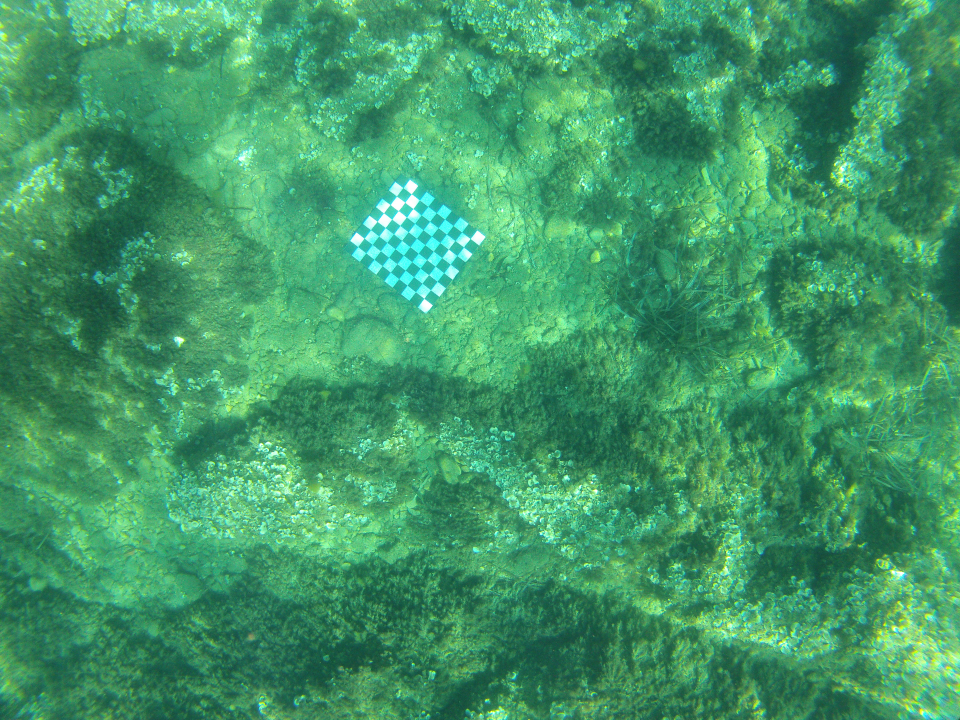
#> input picture bd_projet_scia/damier/G0010019.JPG, 3840 x 2880 px (shown at 1/4 size); its folder holds only this picture in this run
$ python test.py
#> lines starting #> are read from the running program, lines starting #| are printed output that depends on the picture
import numpy as np
import cv2
import glob

# termination criteria
criteria = (cv2.TERM_CRITERIA_EPS + cv2.TERM_CRITERIA_MAX_ITER, 30, 0.001)

# prepare object points, like (0,0,0), (1,0,0), (2,0,0) ....,(6,5,0)
objp = np.zeros((6*7,3), np.float32)
objp[:,:2] = np.mgrid[0:7,0:6].T.reshape(-1,2)

# Arrays to store object points and image points from all the images.
objpoints = [] # 3d point in real world space
imgpoints = [] # 2d points in image plane.

images = glob.glob('bd_projet_scia/damier/*')

for fname in images:
    print('begin:', fname)
    img = cv2.imread(fname)
#> img is the input picture: shape (2880, 3840, 3); mean B, G, R 103.5, 151.8, 65

    scale_percent = 30 # percent of original size
    width = int(img.shape[1] * scale_percent / 100)
#> width = 1152
    height = int(img.shape[0] * scale_percent / 100)
#> height = 864
    dim = (width, height)
#> dim = (1152, 864)
    # resize image
    resized = cv2.resize(img, dim, interpolation = cv2.INTER_AREA)
    gray = cv2.cvtColor(resized,cv2.COLOR_BGR2GRAY)
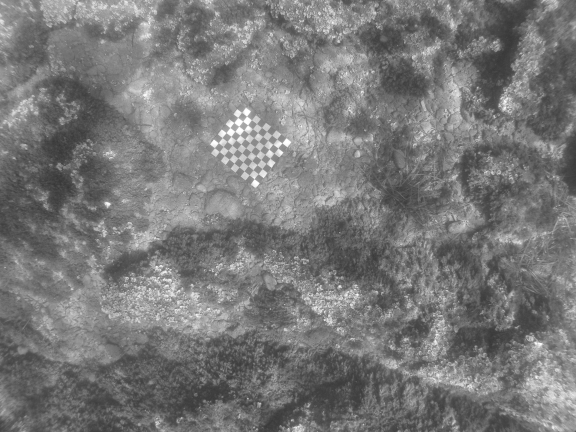
#> gray: shape (864, 1152) (shown at 1/2 size); min 52, max 255, mean 120.3

    kernel_size = 3
    blur_gray = cv2.GaussianBlur(gray,(kernel_size, kernel_size),0)
    # Find the chess board corners

    ret, corners = cv2.findChessboardCorners(blur_gray, (8,9),None)
#> ret = False; corners = None
    ret2, corners2 = cv2.findChessboardCorners(blur_gray, (9, 8),None)
#> ret2 = False; corners2 = None

    # If found, add object points, image points (after refining them)
    if ret == True or ret2 == True:
        print('ok detected')
        # [11 lines of commented-out code are left out]

$ run again, on bd_projet_scia/damier/G0010092.JPG
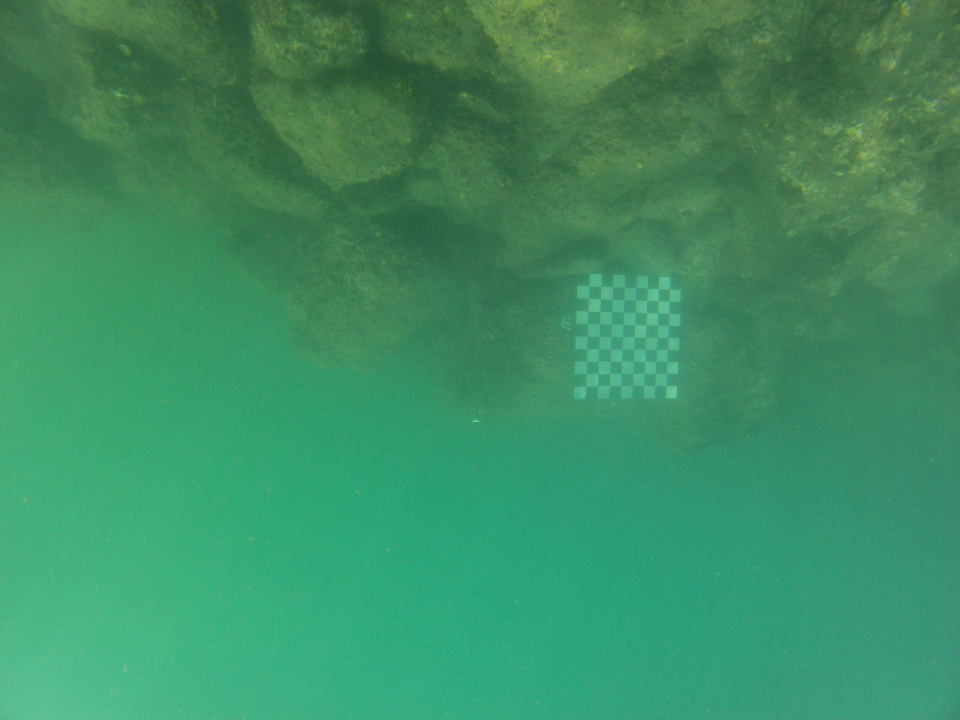
#> input picture bd_projet_scia/damier/G0010092.JPG, 3840 x 2880 px (shown at 1/4 size)
#> img is the input picture: shape (2880, 3840, 3); mean B, G, R 99.6, 142.3, 60.5
#> `gray = cv2.cvtColor(resized,cv2.COLOR_BGR2GRAY)`:
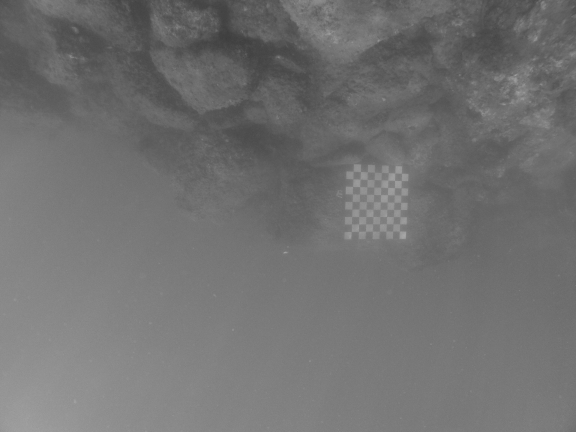
#> gray: shape (864, 1152) (shown at 1/2 size); min 57, max 182, mean 113
#> ret = False; corners = None
#> ret2 = False; corners2 = None

$ run again, on bd_projet_scia/damier/G0010113.JPG
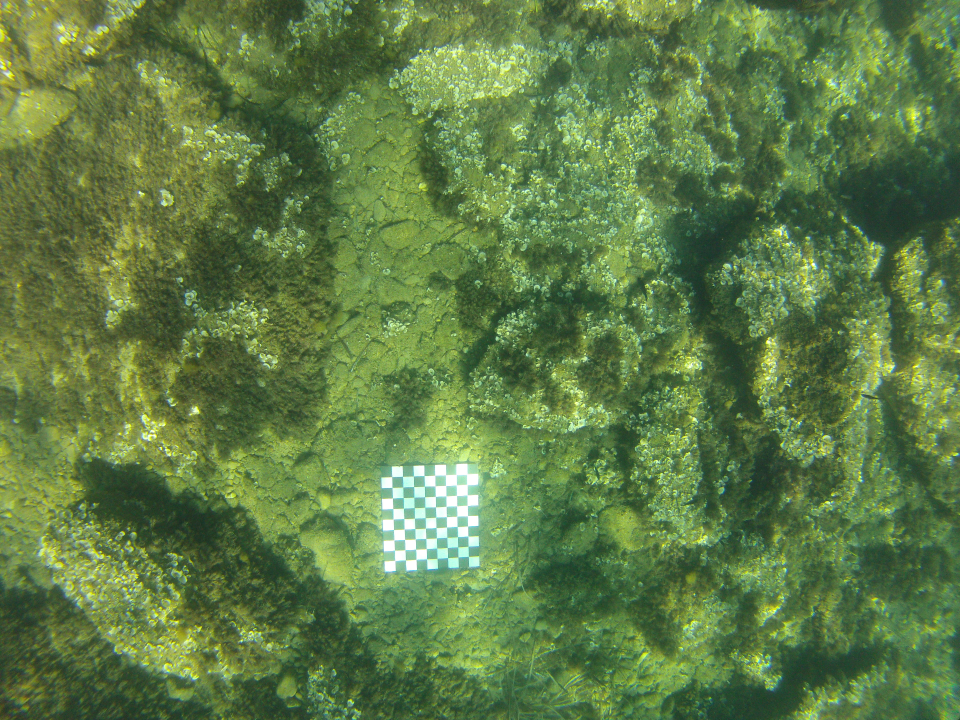
#> input picture bd_projet_scia/damier/G0010113.JPG, 3840 x 2880 px (shown at 1/4 size)
#> img is the input picture: shape (2880, 3840, 3); mean B, G, R 70.3, 123.9, 95
#> `gray = cv2.cvtColor(resized,cv2.COLOR_BGR2GRAY)`:
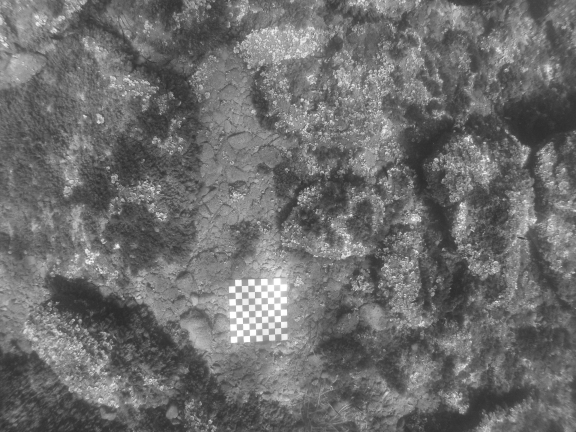
#> gray: shape (864, 1152) (shown at 1/2 size); min 38, max 255, mean 109.2
#> ret = False; corners = None
#> ret2 = False; corners2 = None

$ run again, on bd_projet_scia/damier/G0010128.JPG
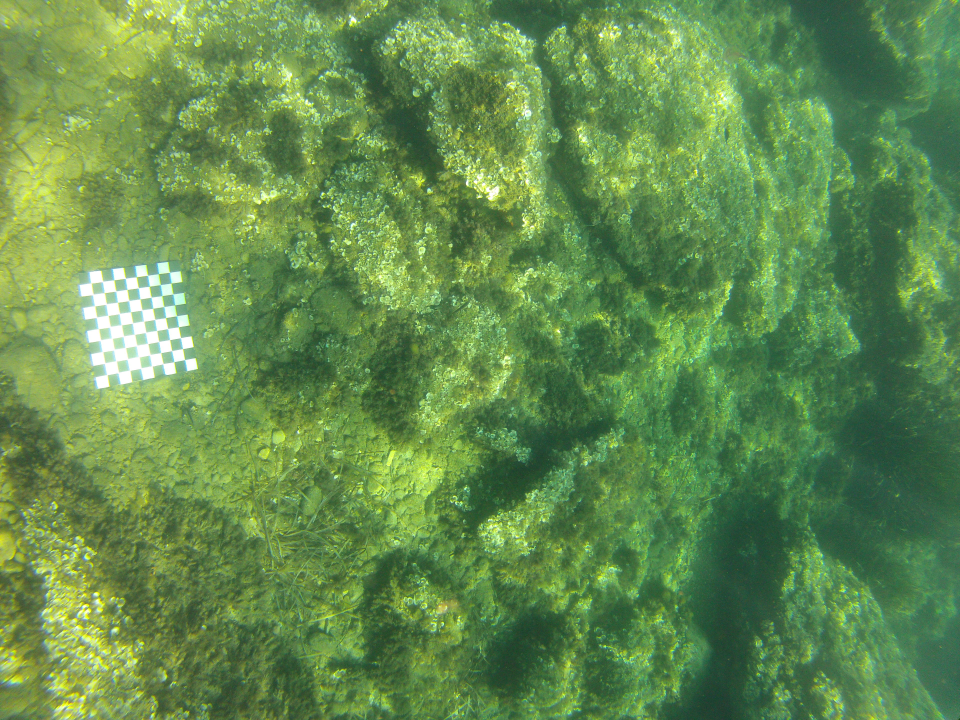
#> input picture bd_projet_scia/damier/G0010128.JPG, 3840 x 2880 px (shown at 1/4 size)
#> img is the input picture: shape (2880, 3840, 3); mean B, G, R 78.6, 139.6, 99.1
#> `gray = cv2.cvtColor(resized,cv2.COLOR_BGR2GRAY)`:
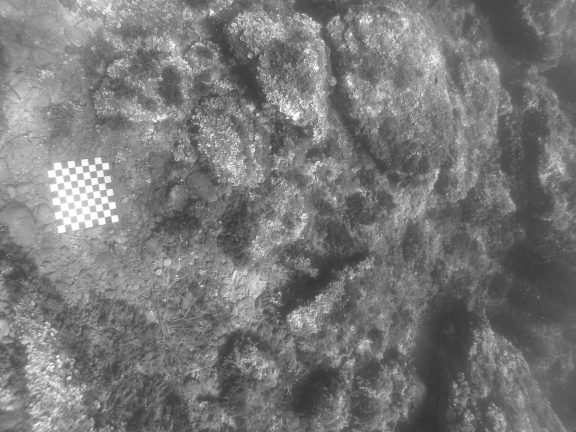
#> gray: shape (864, 1152) (shown at 1/2 size); min 46, max 255, mean 120.5
#> ret = False; corners = None
#> ret2 = False; corners2 = None

$ run again, on bd_projet_scia/damier/G0010022.JPG
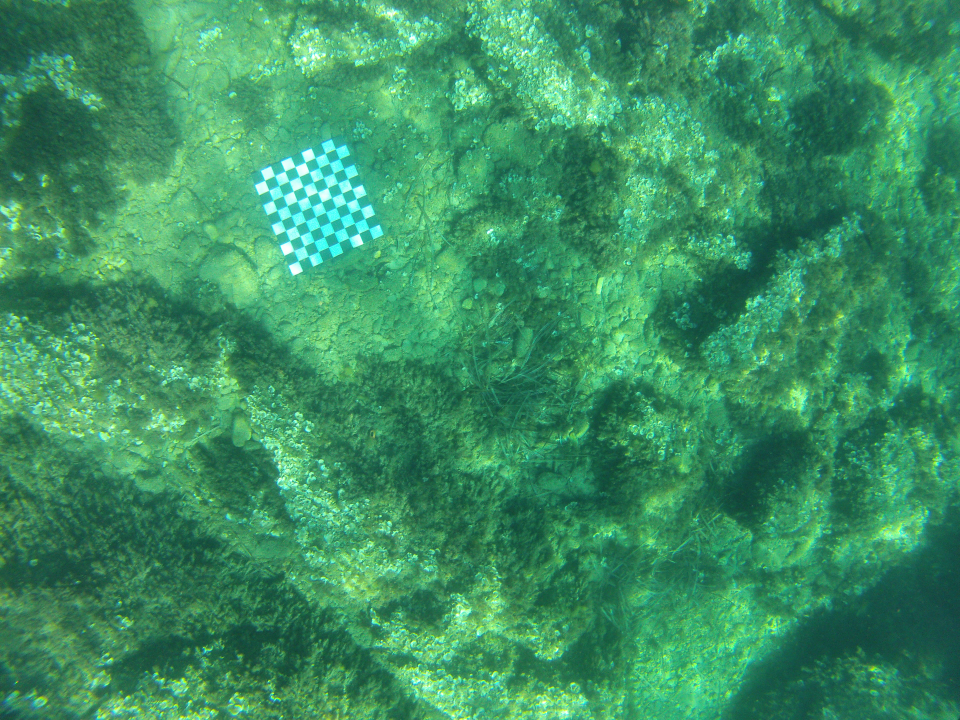
#> input picture bd_projet_scia/damier/G0010022.JPG, 3840 x 2880 px (shown at 1/4 size)
#> img is the input picture: shape (2880, 3840, 3); mean B, G, R 98.9, 144.7, 59.1
#> `gray = cv2.cvtColor(resized,cv2.COLOR_BGR2GRAY)`:
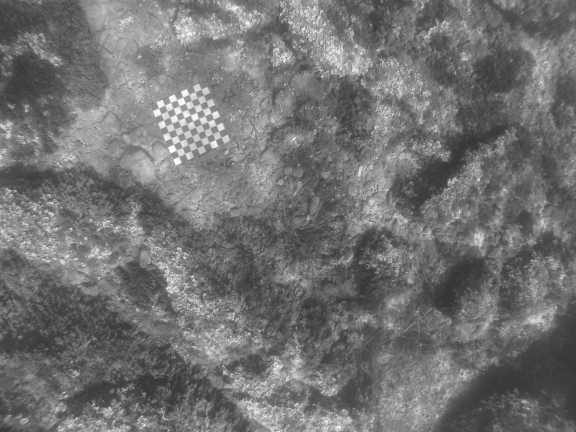
#> gray: shape (864, 1152) (shown at 1/2 size); min 47, max 254, mean 113.9
#> ret = False; corners = None
#> ret2 = False; corners2 = None
